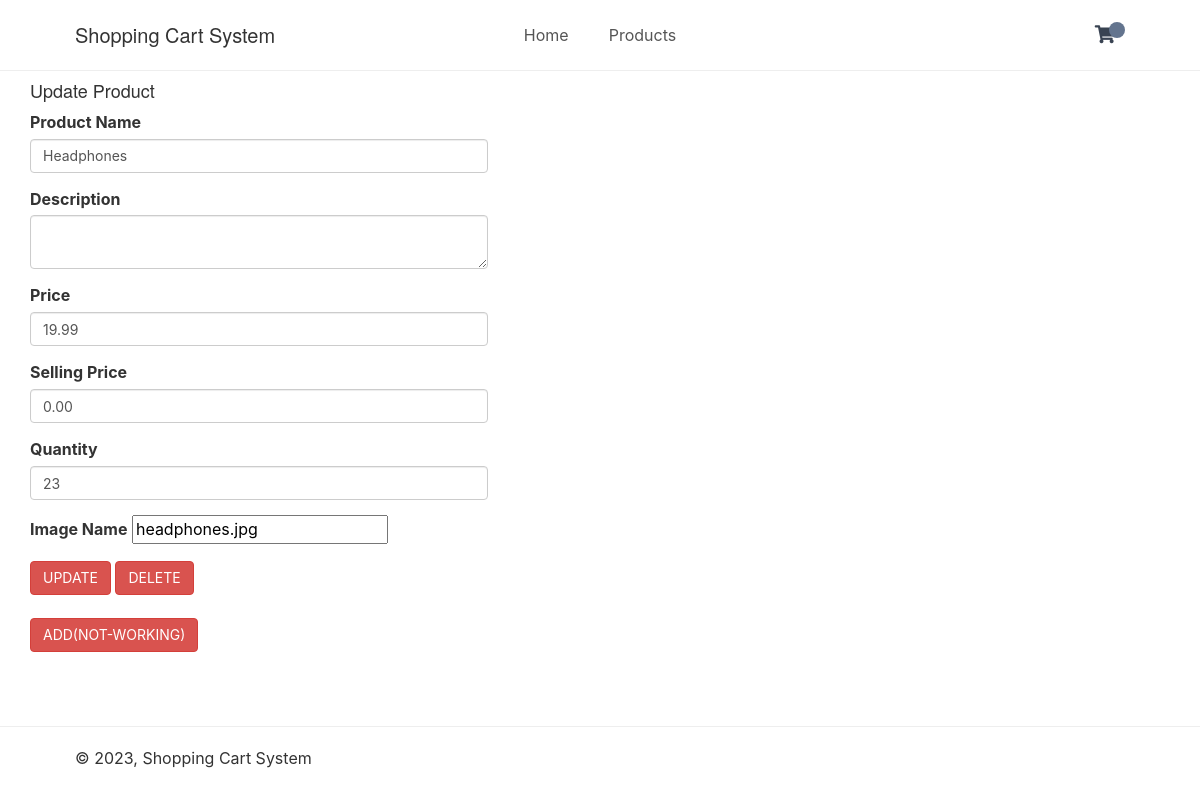
Screenshot of /index.php?page=updateproduct&id=3 with the database file from the repository.
### tables this page shows
CREATE TABLE `products` (
  `id` int(11) NOT NULL,
  `name` varchar(200) NOT NULL,
  `desc` text NOT NULL,
  `price` decimal(7,2) NOT NULL,
  `rrp` decimal(7,2) NOT NULL DEFAULT 0.00,
  `quantity` int(11) NOT NULL,
  `img` text NOT NULL,
  `date_added` datetime NOT NULL DEFAULT current_timestamp()
);

### index.php (called while the page is built, shortened)
<?php
include 'functions.php';
$page = isset($_GET['page']) && file_exists($_GET['page'] . '.php') ? $_GET['page'] : 'home';
include $page . '.php';
?>

### updateproduct.php (the view, shortened to what this page needs)
<?php
    if($_SERVER['REQUEST_METHOD'] == "POST" && isset($_POST['id'])){
        $DATABASE_HOST = 'localhost';
        $DATABASE_USER = 'root';
        $DATABASE_PASS = '';
        $DATABASE_NAME = 'mystore';
        $id = $_POST["id"];
        $product_name = $_POST["product_name"];
        $description = $_POST["description"];
        $price = $_POST["price"];
        $sale_price = $_POST["sale_price"];
        $quantity = $_POST["quantity"];
        $image = $_POST["image"];
        $date_now = date('Y-m-d H:i:s');
        try {
            $db = new PDO('mysql:host=' . $DATABASE_HOST . ';dbname=' . $DATABASE_NAME . ';charset=utf8', $DATABASE_USER, $DATABASE_PASS);
        } catch (PDOException $exception) {
            exit('Failed to connect to database!');
        }
        if (isset($_POST['add'])) {
            $sql = "INSERT INTO `products`(`name`, `desc`, `price`, `rrp`, `quantity`, `img`, `date_added`) VALUES (?,?,?,?,?,?,?)";
            $stmt = $db->prepare($sql);
            $stmt->execute([$product_name, $description, $price, $sale_price, $quantity, $image, $date_now]);
        }
        elseif (isset($_POST['update'])){
            $sql = "UPDATE `products` SET `name`=?,`desc`=?,`price`=?,`rrp`=?,`quantity`=?,`img`=? WHERE `id` = ?";
            $stmt= $db->prepare($sql);
            $stmt->execute([$product_name, $description, $price, $sale_price, $quantity, $image, $id]);
        }
        elseif (isset($_POST['delete'])) {
            $sql = "DELETE FROM `products` WHERE `id` = ?";
            $stmt= $db->prepare($sql);
            $stmt->execute([$id]);
        }
        header("location: index.php?page=products");
    }
    elseif ($_SERVER['REQUEST_METHOD'] == "GET") {
        if (isset($_GET['id'])){
            $stmt = $pdo->prepare('SELECT * FROM products WHERE id = ?');
            $stmt->execute([$_GET['id']]);
            $product = $stmt->fetch(PDO::FETCH_ASSOC);
        }
        else {
            exit('Product does not exist!');
        }
    }
?>
<?=template_header('Add Product')?>
    <div class="container">
        <div class="row justify-content-center">
            <div class="col-md-5">
                <h4>Update Product</h4>
                <form action="updateproduct.php" method="POST">
                    <div class="form-group">
                        <label>Product Name</label>
                        <input type="text" class="form-control" name="product_name" value="<?=$product['name']?>">
                    </div>
                    <div class="form-group">
                    <label>Description</label>
                    <textarea class="form-control" name="description"><?=$product['desc']?></textarea>
                </div>
                <div class="form-group">
                    <label>Price</label>
                    <input type="number" class="form-control" name="price" value="<?=$product['price']?>">
                </div>
                <div class="form-group">
                    <label>Selling Price</label>
                    <input type="number" class="form-control" name="sale_price" value="<?=$product['rrp']?>">
                </div>
                <div class="form-group">
                    <label>Quantity</label>
                    <input type="number" class="form-control" name="quantity" value="<?=$product['quantity']?>">
                </div>
                <div class="form-group">
                    <label>Image Name</label>
                    <input type="text" name="image" value="<?=$product['img']?>">
                </div>
                    <input type="submit" class="btn btn-danger" name="update" value="UPDATE" >
                    <input type="submit" class="btn btn-danger" name="delete" value="DELETE" >
                    <br>
                    <br>
                    <input type="submit" class="btn btn-danger" name="add" value="ADD(NOT-WORKING)" >
                </form>
            </div>
        </div>
    </div>
<?=template_footer()?>

### css/style.css (style rules this page uses)
* { box-sizing: border-box; font-family: -apple-system, BlinkMacSystemFont, "segoe ui", roboto, oxygen, ubuntu, cantarell, "fira sans", "droid sans", "helvetica neue", Arial, sans-serif; font-size: 16px; -webkit-font-smoothing: antialiased; -moz-osx-font-smoothing: grayscale; }
html { height: 100%; }
body { position: relative; min-height: 100%; color: #555555; background-color: #FFFFFF; margin: 0; padding-bottom: 100px; }
h1, h2, h3, h4, h5 { color: #394352; }

### rows the page displays
products: product_name "Headphones", price "19.99", sale_price "0.00", quantity "23", image "headphones.jpg"
